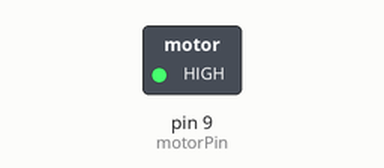
Bench run of a sketch on a simulated Arduino Uno, built with avr-gcc and run on an emulated ATmega328P. Parts: switched loads named in the sketch (green lamp = pin HIGH).

Above: at 1.0 s.
At 3.0 s:
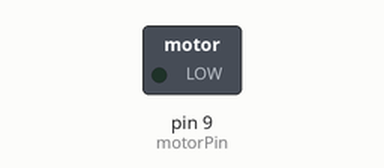
Timing chart, 0 to 5.2 s (numbered marks = the images above):
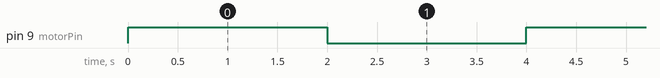

The sketch:

Clase_19.ino
```cpp
int motorPin = 9;  // Pin digital para controlar el motor

void setup() {
  // Configurar el pin del motor como salida
  pinMode(motorPin, OUTPUT);
}

void loop() {
  // Encender el motor en una dirección durante 2 segundos
  digitalWrite(motorPin, HIGH);
  delay(2000);

  // Apagar el motor durante 2 segundos
  digitalWrite(motorPin, LOW);
  delay(2000);
}
```

Measured:
- by itself, pin 9 (motorPin): alternates HIGH for 2.0 s and LOW for 2.0 s
